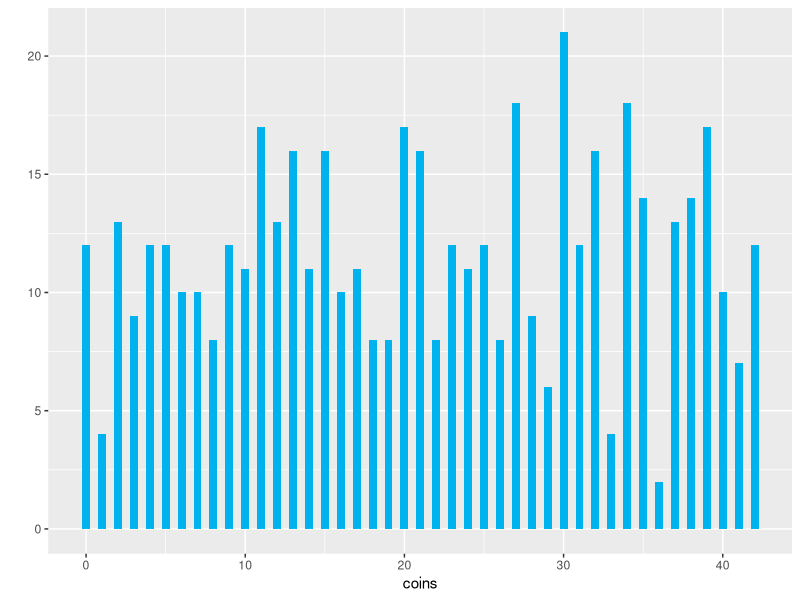
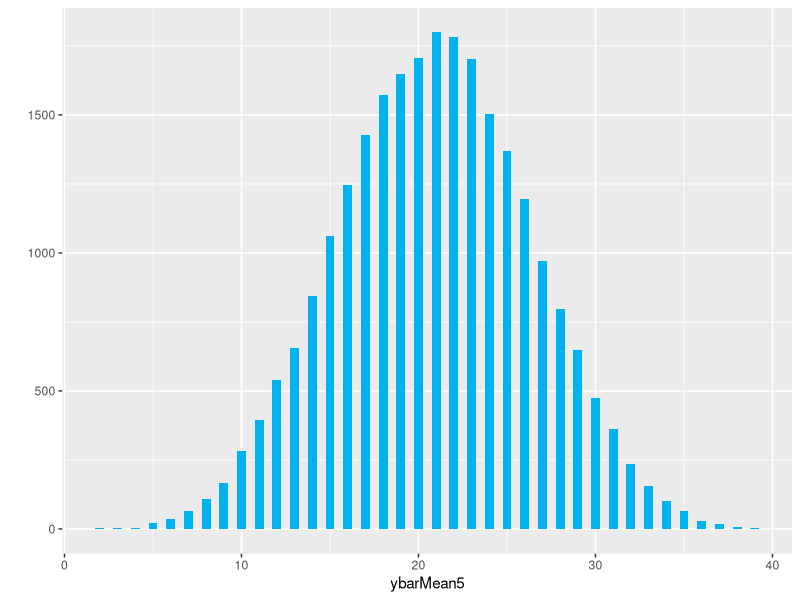
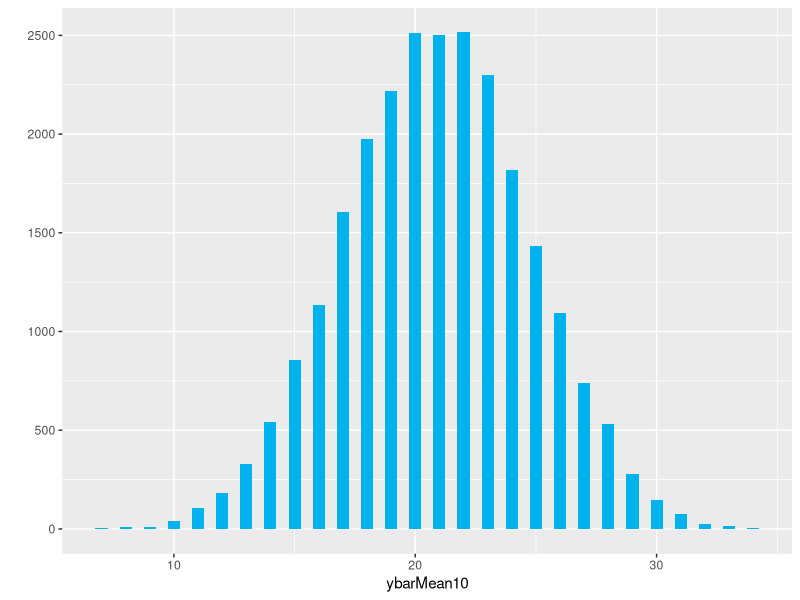
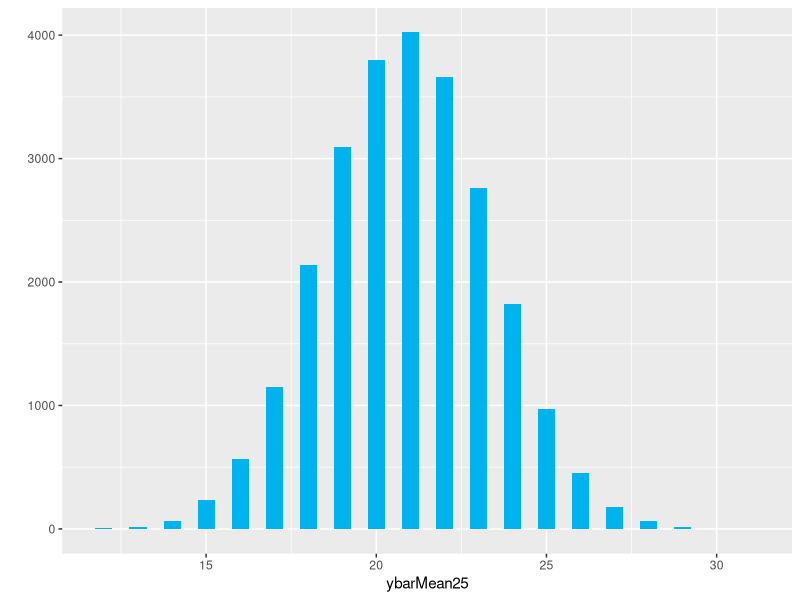
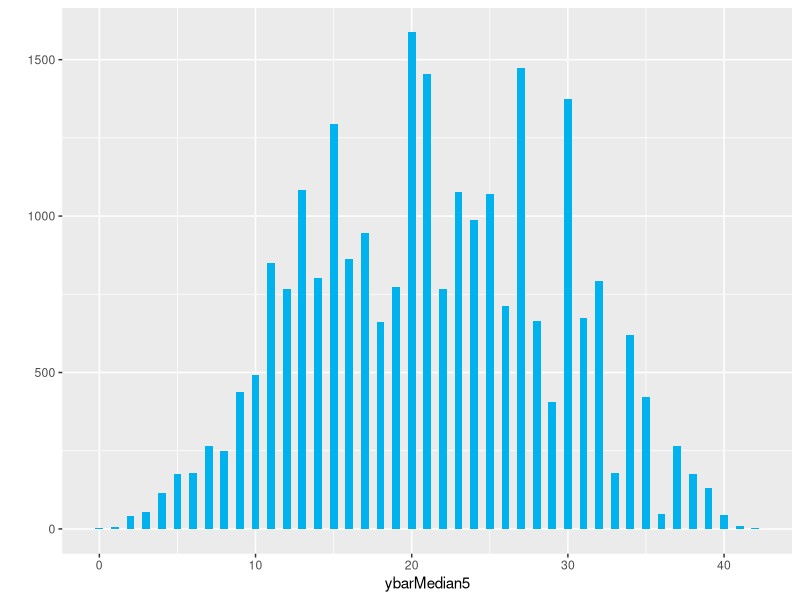
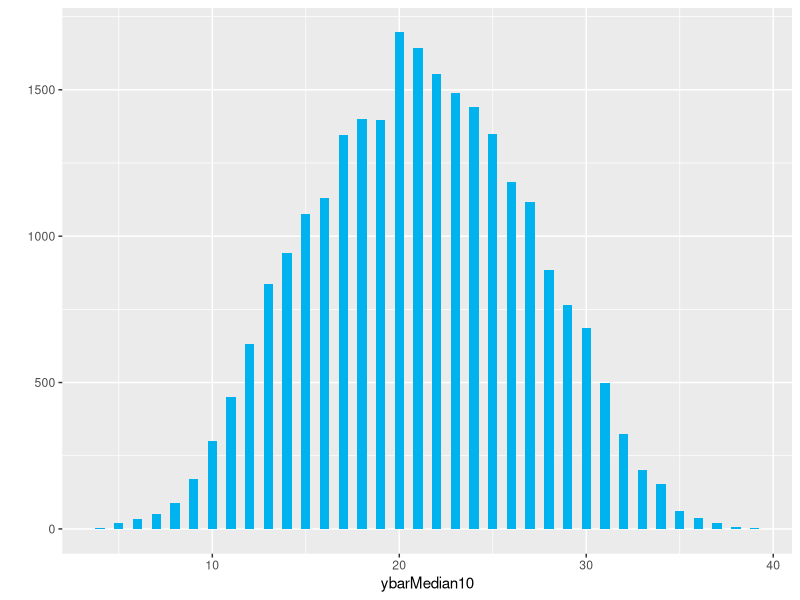
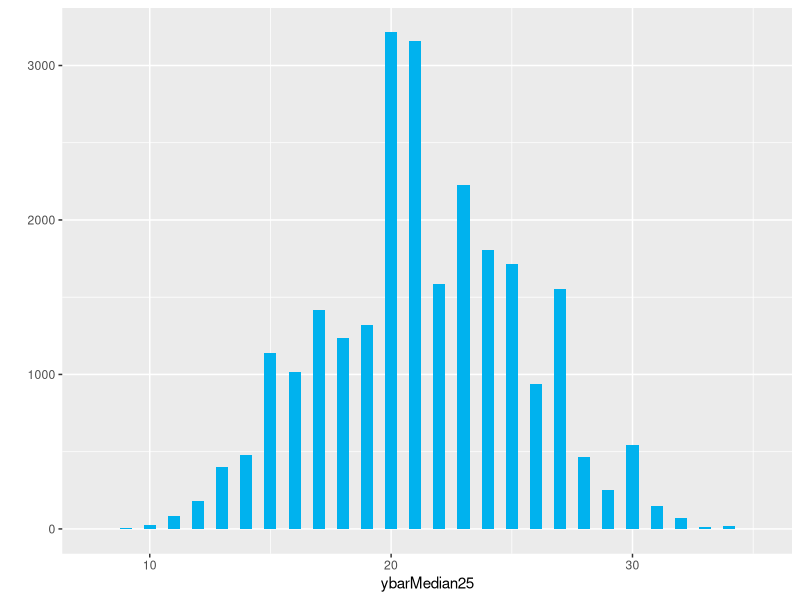
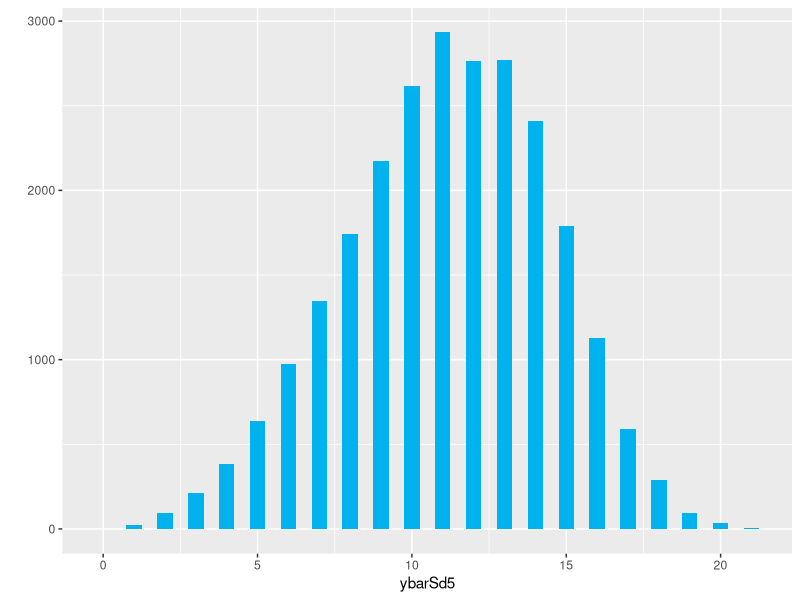

Generate these figures, in order, with R:
## ---- chunk 1
library(ggplot2)
ages = c(0:42) #cria um vetor com os valores (0,1,2,...,42)
coins = sample(ages, 500, replace=T)
coins
qplot(coins, geom="histogram", binwidth=0.5, bins=42, fill=I("deepskyblue2"))
## ---- chunk 2
r=25000
n=5
y=rep(0,n)
ybarMean5=rep(0,r)
ybarMedian5=rep(0,r)
ybarSd5=rep(0,r)
for(i in 1:r){
	y = sample(coins, n, replace=T)
	ybarMean5[i] = floor(mean(y))
	ybarMedian5[i] = floor(median(y))
	ybarSd5[i] = floor(sd(y))

}
## ---- chunk 3
r=25000
n=10
y=rep(0,n)
ybarMean10=rep(0,r)
ybarMedian10=rep(0,r)
ybarSd10=rep(0,r)
for(i in 1:r){
	y = sample(coins, n, replace=T)
	ybarMean10[i] = floor(mean(y))
	ybarMedian10[i] = floor(median(y))
	ybarSd10[i] = floor(sd(y))

}
## ---- chunk 4
r=25000
n=25
y=rep(0,n)
ybarMean25=rep(0,r)
ybarMedian25=rep(0,r)
ybarSd25=rep(0,r)
for(i in 1:r){
	y = sample(coins, n, replace=T)
	ybarMean25[i] = floor(mean(y))
	ybarMedian25[i] = floor(median(y))
	ybarSd25[i] = floor(sd(y))

}
## ---- chunk 5
qplot(ybarMean5, geom="histogram", binwidth=0.5,  fill=I("deepskyblue2"))
qplot(ybarMean10, geom="histogram", binwidth=0.5,  fill=I("deepskyblue2"))
qplot(ybarMean25, geom="histogram", binwidth=0.5,  fill=I("deepskyblue2"))
## ---- chunk 6
qplot(ybarMedian5, geom="histogram", binwidth=0.5,  fill=I("deepskyblue2"))
qplot(ybarMedian10, geom="histogram", binwidth=0.5,  fill=I("deepskyblue2"))
qplot(ybarMedian25, geom="histogram", binwidth=0.5,  fill=I("deepskyblue2"))
## ---- chunk 7
qplot(ybarSd5, geom="histogram", binwidth=0.5,  fill=I("deepskyblue2"))
qplot(ybarSd10, geom="histogram", binwidth=0.5,  fill=I("deepskyblue2"))
qplot(ybarSd25, geom="histogram", binwidth=0.5,  fill=I("deepskyblue2"))
## ---- chunk 8

n <- c("standard", "5", "10", "25")

medias <- c(
	mean(coins),
	mean(ybarMean5),
	mean(ybarMean10),
	mean(ybarMean25))

desvio_padrao <- c(
	sd(coins),
	sd(ybarSd5),
	sd(ybarSd10),
	sd(ybarSd25))

data.frame(n, medias,desvio_padrao)
